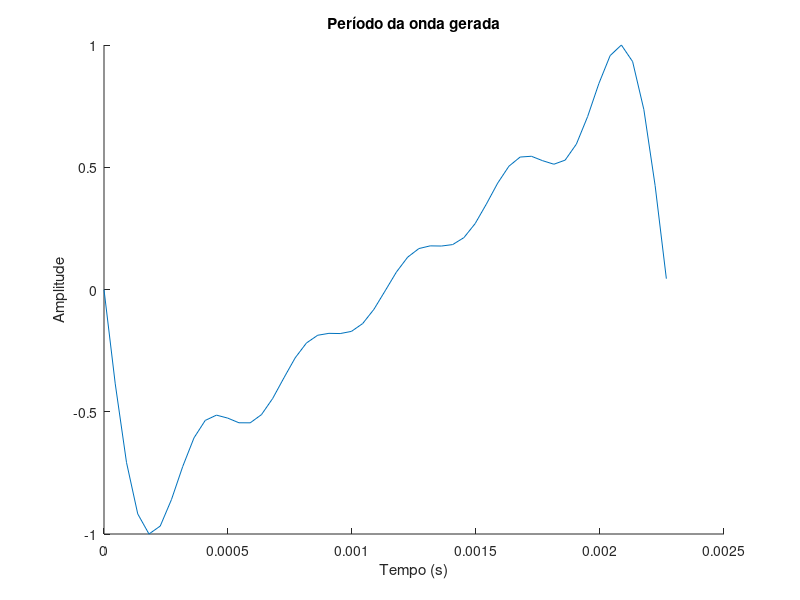

MATLAB code for this plot:
% Constantes
A = 5000;
T0 = 1/440;
f0 = 1/T0;
Fs = 22050;
t = 0:1/Fs:T0;

% Sintetização dos primeiros 5 termos
x = zeros(size(t));
for k = 1:5
    x = x - (2*A/(pi*k))*sin((2*pi/T0)*k*t);
end

x = (x - min(x)) * 2 / (max(x) - min(x)) - 1;
sound(x,Fs);

% Plot
figure();
hold on
plot(t, x)
xlabel('Tempo (s)')
ylabel('Amplitude')
title('Período da onda gerada')
hold off
